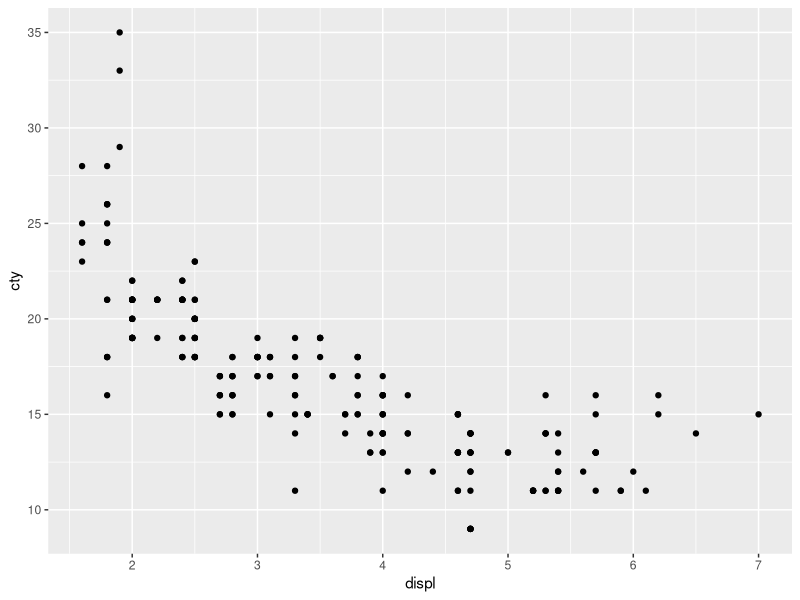
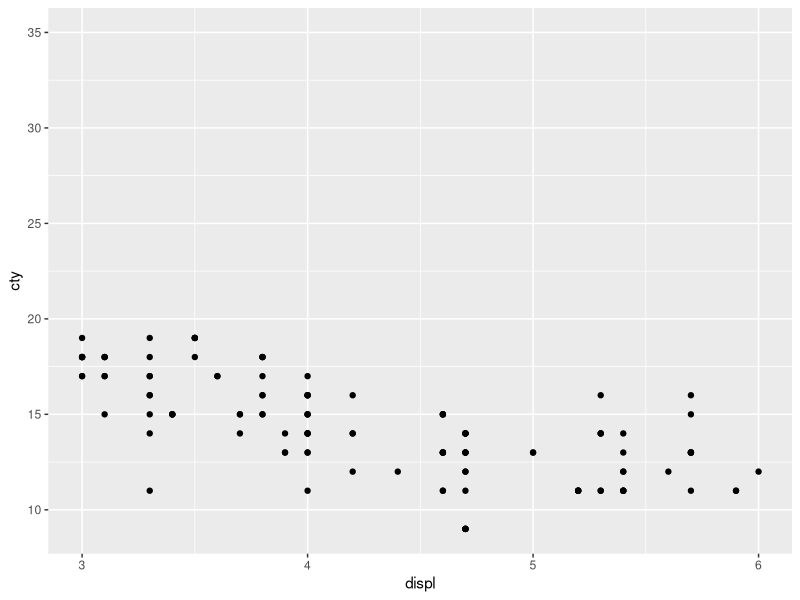
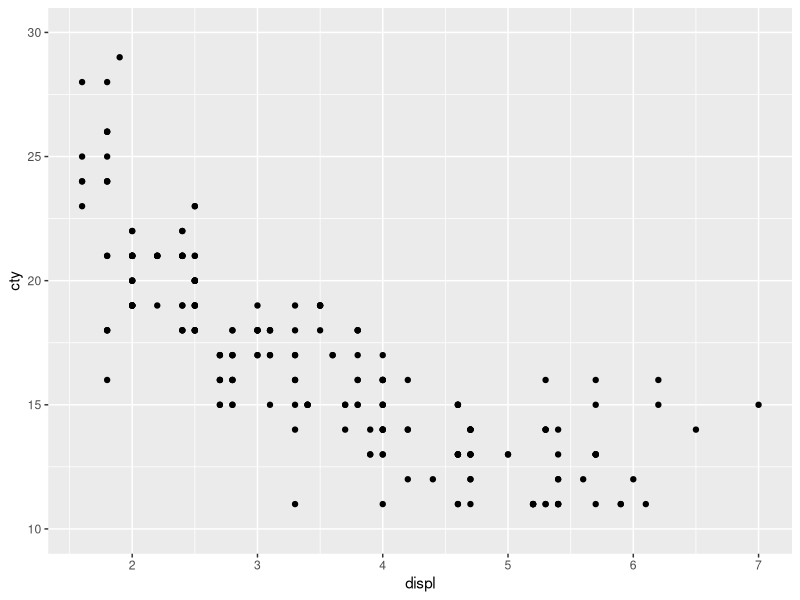
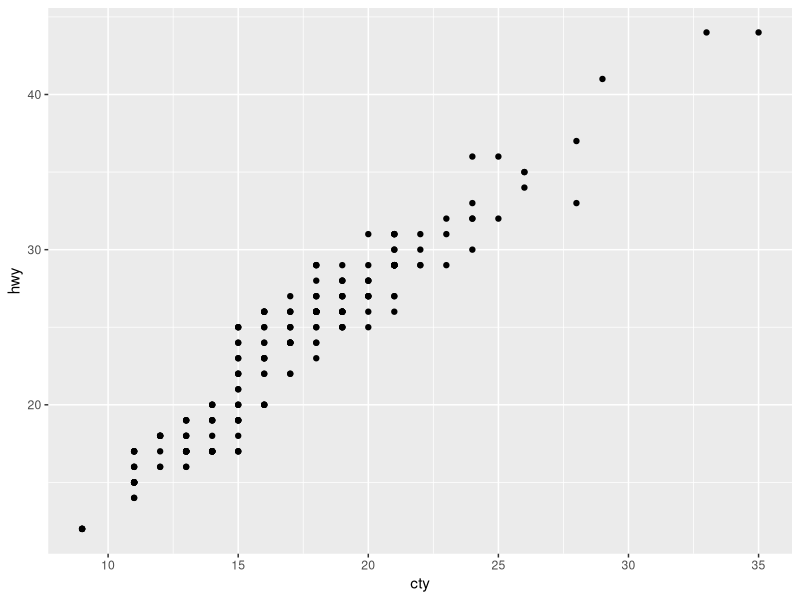
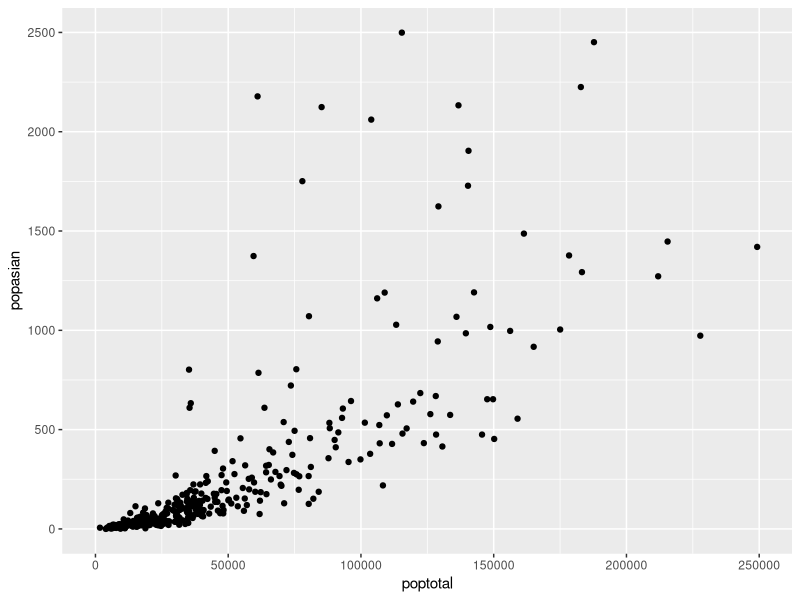
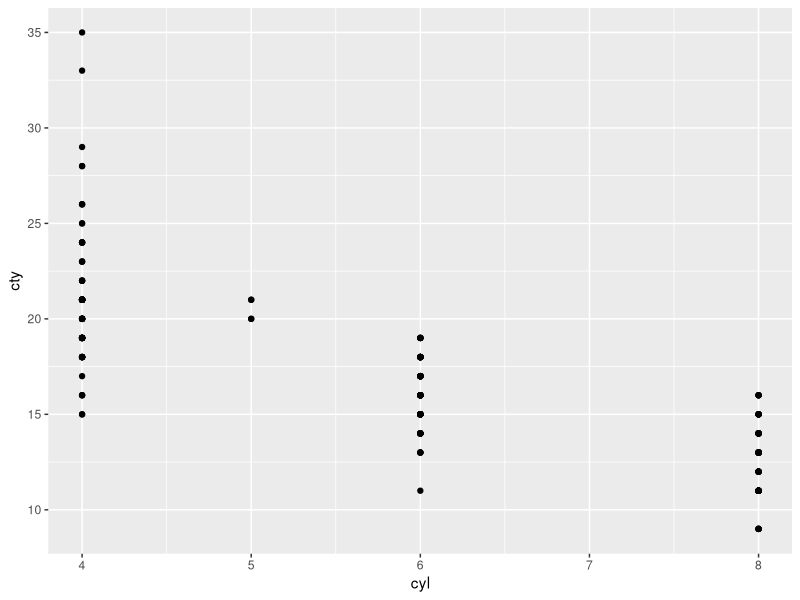
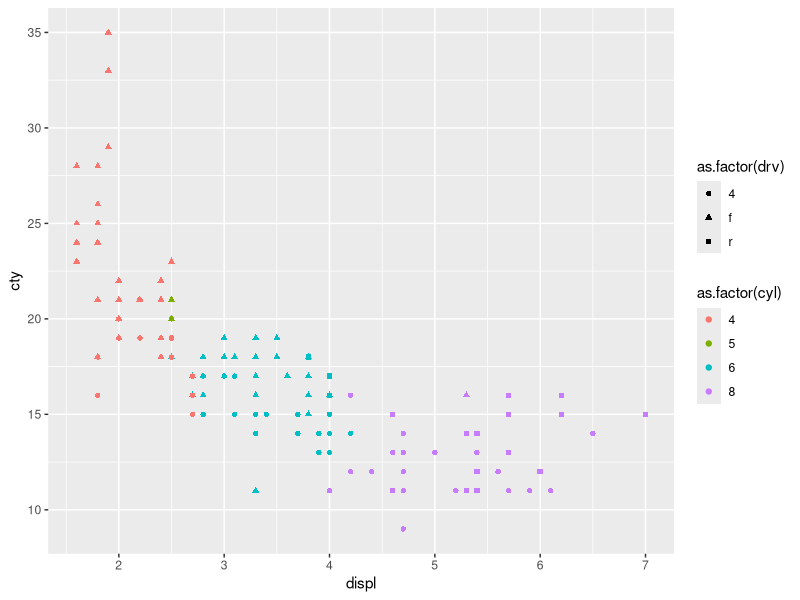

Recreate these plots in R, in order.
# ggplot2 패키지를 사용한 그래프
# grammar of graph(그래프 그리기 문법)
# install.packages("ggplot2")
library(ggplot2)
search()

rm(list = ls())

# ggplot2 패키지의 mpg 데이터 프레임 구조 확인
str(mpg)  # str(ggplot2::mpg)

# 자동차 배기량(displ)과 시내주행 연비(cty) 사이의 관계
summary(mpg$displ)
summary(mpg$cty)
# 1) 그래프를 그릴 데이터(데이터 프레임), 좌표축 설정
g <- ggplot(data = mpg, mapping = aes(x = displ, y = cty))

# 2) 그래프의 종류 선택
g <- g + geom_point()  # 좌표축 + 그래프의 종류
g

# 3) 옵션 추가
g <- g + xlim(3, 6)
g

ggplot(mpg, aes(displ, cty)) +
  geom_point() +
  ylim(10, 30)

ggplot(data = mpg, mapping = aes(x = cty, y = hwy)) +
  geom_point()

ggplot(data = midwest, mapping = aes(x = poptotal, y = popasian)) +
  geom_point() +
  xlim(0, 250000) +
  ylim(0, 2500)


str(mpg)
table(mpg$cyl)
ggplot(data = mpg, mapping = aes(x = cyl, y = cty)) +
  geom_point()

ggplot(data = mpg, mapping = aes(x = displ, y = cty, 
                                 color = as.factor(cyl),
                                 shape = as.factor(drv))) +
  geom_point()
